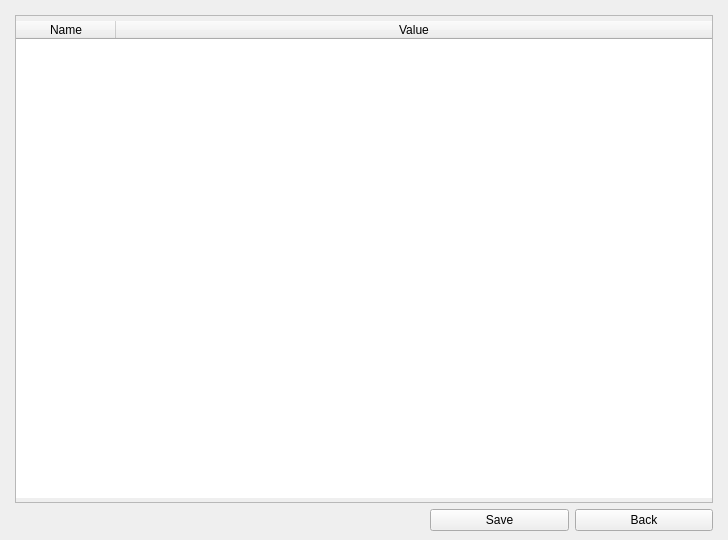
<?xml version="1.0" encoding="UTF-8"?>
<ui version="4.0">
 <class>Form</class>
 <widget class="QWidget" name="Form">
  <property name="geometry">
   <rect>
    <x>0</x>
    <y>0</y>
    <width>728</width>
    <height>540</height>
   </rect>
  </property>
  <property name="windowTitle">
   <string>Form</string>
  </property>
  <layout class="QVBoxLayout" name="verticalLayout">
   <property name="leftMargin">
    <number>15</number>
   </property>
   <property name="topMargin">
    <number>15</number>
   </property>
   <property name="rightMargin">
    <number>15</number>
   </property>
   <property name="bottomMargin">
    <number>9</number>
   </property>
   <item>
    <widget class="QScrollArea" name="scrollArea">
     <property name="verticalScrollBarPolicy">
      <enum>Qt::ScrollBarAsNeeded</enum>
     </property>
     <property name="horizontalScrollBarPolicy">
      <enum>Qt::ScrollBarAlwaysOff</enum>
     </property>
     <property name="widgetResizable">
      <bool>false</bool>
     </property>
     <property name="alignment">
      <set>Qt::AlignCenter</set>
     </property>
     <widget class="QWidget" name="scrollAreaWidgetContents">
      <property name="geometry">
       <rect>
        <x>0</x>
        <y>0</y>
        <width>696</width>
        <height>477</height>
       </rect>
      </property>
      <property name="sizePolicy">
       <sizepolicy hsizetype="Expanding" vsizetype="Expanding">
        <horstretch>0</horstretch>
        <verstretch>0</verstretch>
       </sizepolicy>
      </property>
      <layout class="QVBoxLayout" name="verticalLayout_2">
       <property name="margin">
        <number>0</number>
       </property>
       <item>
        <widget class="QTableWidget" name="options">
         <property name="frameShape">
          <enum>QFrame::NoFrame</enum>
         </property>
         <property name="frameShadow">
          <enum>QFrame::Plain</enum>
         </property>
         <property name="showGrid">
          <bool>true</bool>
         </property>
         <attribute name="horizontalHeaderVisible">
          <bool>true</bool>
         </attribute>
         <attribute name="horizontalHeaderStretchLastSection">
          <bool>true</bool>
         </attribute>
         <attribute name="verticalHeaderVisible">
          <bool>false</bool>
         </attribute>
         <column>
          <property name="text">
           <string>Name</string>
          </property>
         </column>
         <column>
          <property name="text">
           <string>Value</string>
          </property>
         </column>
        </widget>
       </item>
      </layout>
     </widget>
    </widget>
   </item>
   <item>
    <layout class="QHBoxLayout" name="horizontalLayout">
     <item>
      <spacer name="horizontalSpacer">
       <property name="orientation">
        <enum>Qt::Horizontal</enum>
       </property>
       <property name="sizeHint" stdset="0">
        <size>
         <width>40</width>
         <height>20</height>
        </size>
       </property>
      </spacer>
     </item>
     <item>
      <spacer name="horizontalSpacer_2">
       <property name="orientation">
        <enum>Qt::Horizontal</enum>
       </property>
       <property name="sizeHint" stdset="0">
        <size>
         <width>40</width>
         <height>20</height>
        </size>
       </property>
      </spacer>
     </item>
     <item>
      <spacer name="horizontalSpacer_3">
       <property name="orientation">
        <enum>Qt::Horizontal</enum>
       </property>
       <property name="sizeHint" stdset="0">
        <size>
         <width>40</width>
         <height>20</height>
        </size>
       </property>
      </spacer>
     </item>
     <item>
      <widget class="QPushButton" name="btnSave">
       <property name="sizePolicy">
        <sizepolicy hsizetype="Expanding" vsizetype="Preferred">
         <horstretch>0</horstretch>
         <verstretch>0</verstretch>
        </sizepolicy>
       </property>
       <property name="text">
        <string>Save</string>
       </property>
      </widget>
     </item>
     <item>
      <widget class="QPushButton" name="btnBack">
       <property name="sizePolicy">
        <sizepolicy hsizetype="Expanding" vsizetype="Preferred">
         <horstretch>0</horstretch>
         <verstretch>0</verstretch>
        </sizepolicy>
       </property>
       <property name="text">
        <string>Back</string>
       </property>
      </widget>
     </item>
    </layout>
   </item>
  </layout>
 </widget>
 <resources>
  <include location="assets.qrc"/>
 </resources>
 <connections/>
</ui>
